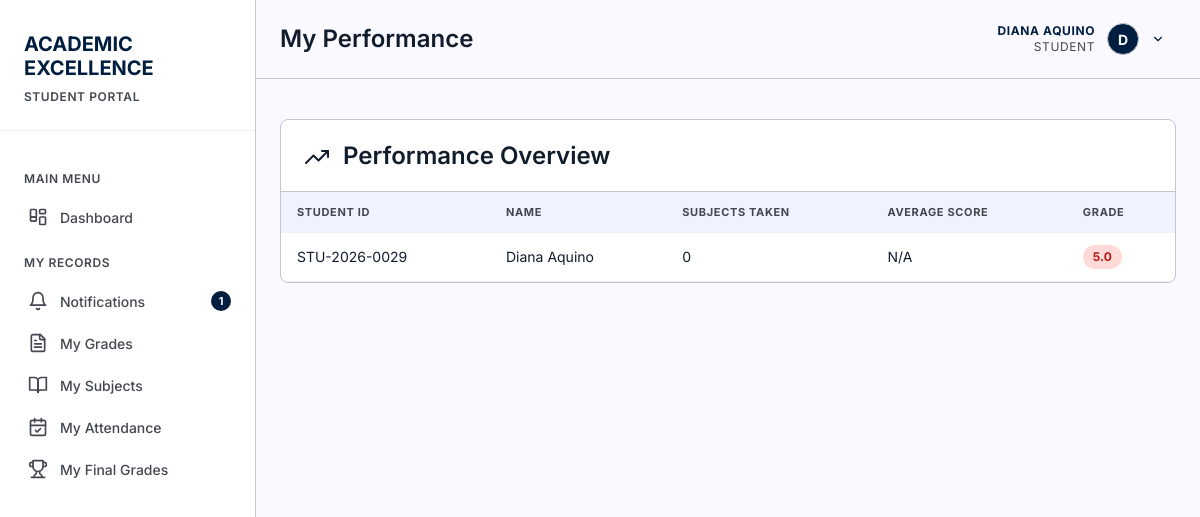
Page /pages/performance.php (signed in) on the earlier database version.
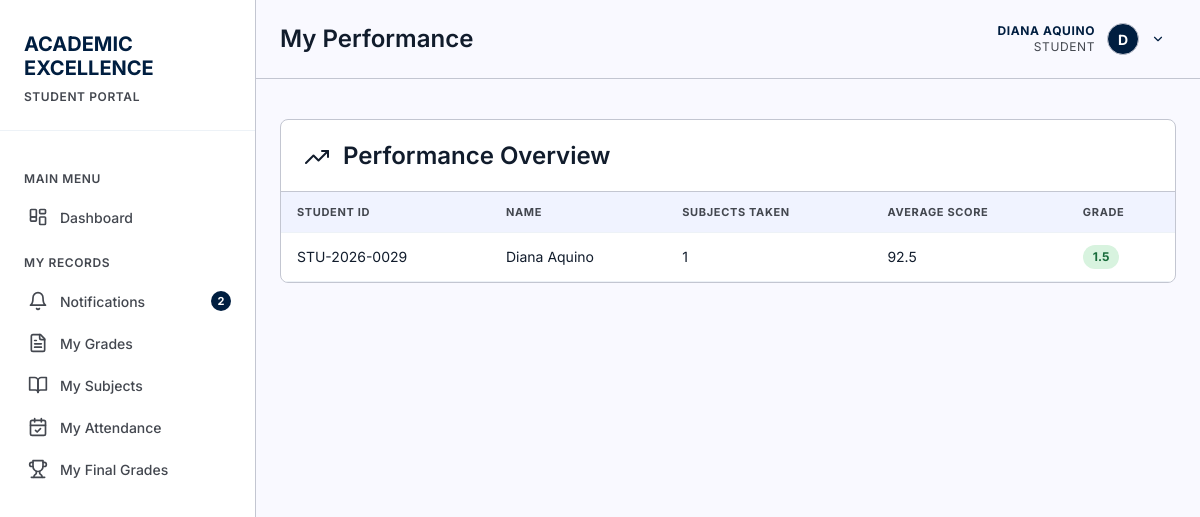
Same page on the later database version.
### tables this page shows
CREATE TABLE students (
        id INTEGER PRIMARY KEY AUTOINCREMENT,
        student_id TEXT UNIQUE NOT NULL,
        first_name TEXT NOT NULL,
        last_name TEXT NOT NULL,
        email TEXT,
        phone TEXT,
        date_of_birth DATE,
        gender TEXT CHECK(gender IN ('Male', 'Female', 'Other')),
        enrollment_date DATE DEFAULT CURRENT_DATE,
        status TEXT DEFAULT 'Active' CHECK(status IN ('Active', 'Inactive', 'Graduated')),
        created_at TIMESTAMP DEFAULT CURRENT_TIMESTAMP
    , user_id INTEGER REFERENCES users(id) ON DELETE SET NULL, program_id INTEGER REFERENCES programs(id) ON DELETE SET NULL, year_level INTEGER, expected_graduation_date DATE, updated_at DATETIME, block_id INTEGER REFERENCES blocks(id) ON DELETE SET NULL, student_type TEXT NOT NULL DEFAULT 'Regular' CHECK(student_type IN ('Regular', 'Irregular')));

### includes/auth.php (called while the page is built, shortened)
<?php
require_once __DIR__ . '/../config/database.php';
function currentUser() {
    static $user = false;
    if ($user === false) {
        $db = getDB();
        $stmt = $db->prepare("SELECT * FROM users WHERE id = :id AND is_active = 1");
        $stmt->execute([':id' => (int) $_SESSION['user_id']]);
        $user = $stmt->fetch() ?: null;
    }
    return $user;
}
function isLoggedIn() {
    return currentUser() !== null;
}
function requireLogin() {
    if (!isLoggedIn()) {
        header('Location: ' . baseUrl() . 'login.php');
        exit();
    }
}
function currentStudent() {
    $user = currentUser();
    static $student = false;
    if ($student === false) {
        $db = getDB();
        $stmt = $db->prepare("SELECT * FROM students WHERE user_id = :uid LIMIT 1");
        $stmt->execute([':uid' => $user['id']]);
        $student = $stmt->fetch() ?: null;
    }
    return $student;
}

### config/database.php (called while the page is built, shortened)
<?php
function getDB() {
    static $db = null;
    if ($db === null) {
        try {
            $db = new PDO('sqlite:' . DB_PATH);
            $db->setAttribute(PDO::ATTR_ERRMODE, PDO::ERRMODE_EXCEPTION);
            $db->setAttribute(PDO::ATTR_DEFAULT_FETCH_MODE, PDO::FETCH_ASSOC);
            $db->exec('PRAGMA foreign_keys = ON');
        } catch (PDOException $e) {
            die("Database connection failed: " . $e->getMessage());
        }
    }
    return $db;
}

### includes/notifications.php (called while the page is built, shortened)
<?php
require_once __DIR__ . '/functions.php';
function countUnreadNotifications(PDO $db, $studentId) {
    try {
        $stmt = $db->prepare("SELECT COUNT(*) FROM notifications WHERE student_id = :sid AND read_at IS NULL");
        $stmt->execute([':sid' => (int) $studentId]);
        return (int) $stmt->fetchColumn();
    } catch (Throwable $e) {
        return 0;
    }
}

### includes/functions.php (called while the page is built, shortened)
<?php
require_once __DIR__ . '/../config/database.php';
require_once __DIR__ . '/auth.php';
require_once __DIR__ . '/icons.php';
function gradeDescriptor($grade) {
    return [
        '1.00' => 'Excellent',
        '1.25' => 'Very Good',
        '1.50' => 'Very Good',
        '1.75' => 'Good',
        '2.00' => 'Good',
        '2.25' => 'Satisfactory',
        '2.50' => 'Satisfactory',
        '2.75' => 'Fairly Satisfactory',
        '3.00' => 'Fairly Satisfactory',
        '4.00' => 'Conditional',
        '5.00' => 'Failing'
    ][(string) $grade] ?? '';
}
function gradeBadgeClass($grade) {
    $g = (string) $grade;
    if ($g === '1.00' || $g === '1.25' || $g === '1.50') return 'grade-top';
    return 'grade-fail';
}
function formatGrade($grade) {
    $g = (float) $grade;
    return number_format(floor($g * 10) / 10, 1, '.', '');
}

### pages/performance.php (the view, shortened to what the changed rows need)
<?php
require_once '../includes/functions.php';
requireLogin();
$pageTitle = 'My Performance';
$db = getDB();
$user = currentUser();
$where = '';
$params = [];
if ($user['role'] === 'student') {
    $student = currentStudent();
    $where = 'WHERE s.id = :sid';
    $params[':sid'] = $student['id'];
}
$stmt = $db->prepare("
    SELECT
        s.id,
        s.student_id as student_number,
        s.first_name,
        s.last_name,
        COUNT(g.id) as total_subjects,
        ROUND(AVG(g.score), 2) as average_score,
        CASE
            WHEN AVG(g.score) >= 96 THEN '1.00'
            WHEN AVG(g.score) >= 93 THEN '1.25'
            WHEN AVG(g.score) >= 90 THEN '1.50'
            WHEN AVG(g.score) >= 88 THEN '1.75'
            WHEN AVG(g.score) >= 85 THEN '2.00'
            WHEN AVG(g.score) >= 83 THEN '2.25'
            WHEN AVG(g.score) >= 80 THEN '2.50'
            WHEN AVG(g.score) >= 78 THEN '2.75'
            WHEN AVG(g.score) >= 75 THEN '3.00'
            ELSE '5.00'
        END as average_grade
    FROM students s
    LEFT JOIN grades g ON s.id = g.student_id
    $where
    GROUP BY s.id
    ORDER BY average_score DESC
");
$stmt->execute($params);
$studentPerformance = $stmt->fetchAll();
include '../includes/header.php';
?>
<div class="table-container">
    <div class="table-header">
        <h2><?php echo icon('trending-up', 24); ?> Performance Overview</h2>
    </div>
    <table data-pagination data-page-size="8">
        <thead>
            <tr>
                <th>Student ID</th>
                <th>Name</th>
                <th>Subjects Taken</th>
                <th>Average Score</th>
                <th>Grade</th>
            </tr>
        </thead>
        <tbody>
            <?php foreach ($studentPerformance as $row): ?>
            <tr>
                <td data-label="Student ID"><?php echo $row['student_number']; ?></td>
                <td data-label="Name"><?php echo $row['first_name'] . ' ' . $row['last_name']; ?></td>
                <td data-label="Subjects Taken"><?php echo $row['total_subjects']; ?></td>
                <td data-label="Average Score"><?php echo $row['average_score'] ?? 'N/A'; ?></td>
                <td data-label="Grade">
                    <?php if ($row['average_grade']): ?>
                    <span class="grade-badge <?php echo gradeBadgeClass($row['average_grade']); ?>" title="<?php echo htmlspecialchars(gradeDescriptor($row['average_grade'])); ?>">
                        <?php echo htmlspecialchars(formatGrade($row['average_grade'])); ?>
                    </span>
                    <?php else: ?>
                    <span>No grades</span>
                    <?php endif; ?>
                </td>
            </tr>
            <?php endforeach; ?>
        </tbody>
    </table>
</div>
<?php include '../includes/footer.php'; ?>

### includes/header.php (shortened to what the changed rows need)
<?php
require_once __DIR__ . '/functions.php';
$currentPage = basename($_SERVER['PHP_SELF'], '.php');
$assetPrefix = $currentPage === 'index' ? '' : '../';
$user = currentUser();
$role = $user['role'];
$unreadNotifications = 0;
if ($role === 'student') {
    require_once __DIR__ . '/notifications.php';
    $headerStudent = currentStudent();
    if ($headerStudent) {
        $unreadNotifications = countUnreadNotifications(getDB(), (int) $headerStudent['id']);
    }
}
?>
<!DOCTYPE html>
<html lang="en">
<head>
    <link rel="stylesheet" href="<?php echo $assetPrefix; ?>assets/css/style.css">
</head>
<body>
    <aside class="sidebar">
        <div class="sidebar-header">
            <h1>
                <span class="red">ACADEMIC</span><br>
                <span class="white">EXCELLENCE</span>
            </h1>
        </div>
        <nav class="sidebar-menu">
            <?php if ($role === 'admin'): ?>
                <div class="menu-category">Administration</div>
                <a href="<?php echo $assetPrefix; ?>pages/users.php" class="menu-item <?php echo $currentPage === 'users' ? 'active' : ''; ?>">
                    <span class="icon"><?php echo icon('users'); ?></span>
                    Users
                </a>
                <a href="<?php echo $assetPrefix; ?>pages/students.php" class="menu-item <?php echo $currentPage === 'students' ? 'active' : ''; ?>">
                    <span class="icon"><?php echo icon('user'); ?></span>
                    Students
                </a>
                <a href="<?php echo $assetPrefix; ?>pages/instructors.php" class="menu-item <?php echo $currentPage === 'instructors' ? 'active' : ''; ?>">
                    <span class="icon"><?php echo icon('users'); ?></span>
                    Instructors
                </a>
                <a href="<?php echo $assetPrefix; ?>pages/departments.php" class="menu-item <?php echo $currentPage === 'departments' ? 'active' : ''; ?>">
                    <span class="icon"><?php echo icon('landmark'); ?></span>
                    Departments
                </a>
                <a href="<?php echo $assetPrefix; ?>pages/manage-subjects.php" class="menu-item <?php echo $currentPage === 'manage-subjects' ? 'active' : ''; ?>">
                    <span class="icon"><?php echo icon('book-open'); ?></span>
                    Courses / Subjects
                </a>
                <a href="<?php echo $assetPrefix; ?>pages/blocks.php" class="menu-item <?php echo $currentPage === 'blocks' ? 'active' : ''; ?>">
                    <span class="icon"><?php echo icon('grid'); ?></span>
                    Blocks
                </a>
                <a href="<?php echo $assetPrefix; ?>pages/rooms.php" class="menu-item <?php echo $currentPage === 'rooms' ? 'active' : ''; ?>">
                    <span class="icon"><?php echo icon('door'); ?></span>
                    Rooms
                </a>
                <a href="<?php echo $assetPrefix; ?>pages/schedules.php" class="menu-item <?php echo $currentPage === 'schedules' ? 'active' : ''; ?>">
                    <span class="icon"><?php echo icon('calendar'); ?></span>
                    Schedules
                </a>
                <a href="<?php echo $assetPrefix; ?>pages/enrollments.php" class="menu-item <?php echo $currentPage === 'enrollments' ? 'active' : ''; ?>">
                    <span class="icon"><?php echo icon('clipboard-list'); ?></span>
                    Enrollments
                </a>
                <div class="menu-category">Academic Records</div>
                <a href="<?php echo $assetPrefix; ?>pages/attendance.php" class="menu-item <?php echo $currentPage === 'attendance' ? 'active' : ''; ?>">
                    <span class="icon"><?php echo icon('clipboard-check'); ?></span>
                    Attendance
                </a>
                <a href="<?php echo $assetPrefix; ?>pages/grades.php" class="menu-item <?php echo $currentPage === 'grades' ? 'active' : ''; ?>">
                    <span class="icon"><?php echo icon('pen-line'); ?></span>
                    Grades
                </a>
                <a href="<?php echo $assetPrefix; ?>pages/reports.php" class="menu-item <?php echo $currentPage === 'reports' ? 'active' : ''; ?>">
                    <span class="icon"><?php echo icon('bar-chart'); ?></span>
                    Reports
                </a>
                <a href="<?php echo $assetPrefix; ?>pages/sms-notifications.php" class="menu-item <?php echo $currentPage === 'sms-notifications' ? 'active' : ''; ?>">
                    <span class="icon"><?php echo icon('bell'); ?></span>
                    SMS Notifications
                </a>
            <?php else: ?>
                <a href="<?php echo $assetPrefix; ?>pages/notifications.php" class="menu-item <?php echo $currentPage === 'notifications' ? 'active' : ''; ?>">
                    <span class="icon"><?php echo icon('bell'); ?></span>
                    Notifications
                    <?php if ($unreadNotifications > 0): ?><span class="menu-badge"><?php echo (int) $unreadNotifications; ?></span><?php endif; ?>
                </a>
            <?php endif; ?>
        </nav>
    </aside>
    <div class="main-content">
        <header class="top-header">
            <h1 class="page-title"><?php echo $pageTitle ?? 'Dashboard'; ?></h1>
        </header>
        <div class="page-content">

Differences in the rows shown:
changed students "Diana": total_subjects "0" → "1"; average_score "N/A" → "92.5"; average_grade "5.0" → "1.5"
Other differences:
$unreadNotifications: "1" → "2"
